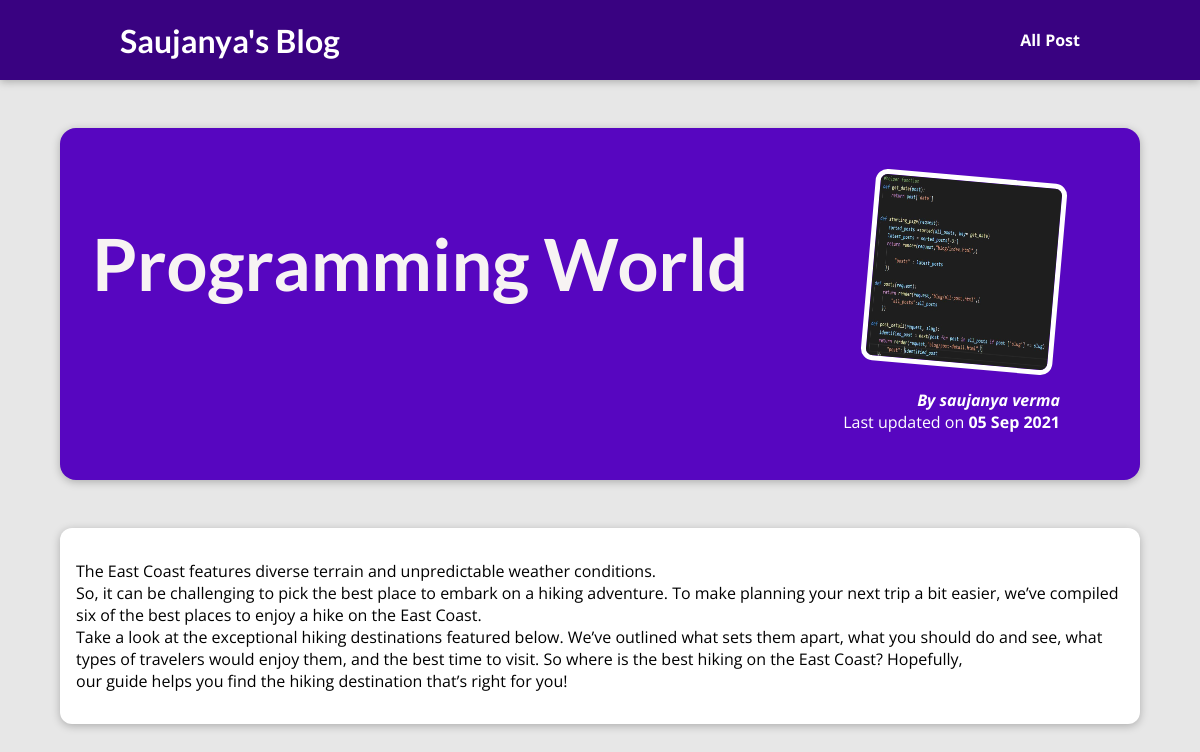
The app's page /post/Dive-in-Programming-World with its own data.
### blog/models.py (models this page shows)
class Post(models.Model):
    title = models.CharField(max_length=150)
    excerpt= models.CharField(max_length=200)
    image_name = models.CharField(max_length=100)
    date = models.DateField(auto_now=True)
    slug = models.SlugField(unique=True, db_index=True)
    content = models.TextField()
    author = models.ForeignKey(Author, on_delete=models.SET_NULL,null=True, related_name="posts") #onetomany relationship with Author
    tags = models.ManyToManyField(Tag)

class Author(models.Model):
    first_name=models.CharField(max_length=100)
    last_name=models.CharField(max_length=100)
    email_address = models.EmailField()
    def full_name(self):
        return f"{self.first_name} {self.last_name}"
    def __str__(self):
        return self.full_name()

### blog/views.py (the view)
# urls.py: path("post/<slug:slug>",views.post_detail,name="post-detail-page") #/post/my-first-post
def post_detail(request, slug):
    identified_post = Post.objects.get(slug=slug)
    return render(request,"blog/post-detail.html",{
        "post": identified_post
    })

### blog/templates/blog/post-detail.html (shortened to what this page needs)
{% extends "base.html"%}
{% load static %}
{% block css_files%}
<link rel="stylesheet" href ="{% static "blog/post-details.css"%}"/>
{% endblock%}
{% block content %}
 <section id ="summary">
 <h2>{{post.title}}</h2>
 <article>
 <img src="{%static "blog/images/"|add:post.image_name%}" alt="{{post.title}}"/>
 <address>By <a href="mail-to : {{post.author.email_address}}">{{post.author}}</a></address>
 <div>
 Last updated on <time>{{post.date|date:"d M Y"}} </time>
 </div>
 </article>
 </section>
 <main>
 {{post.content|linebreaks}}
 </main>
{% endblock%}

### static/app.css (style rules this page uses)
* { box-sizing: border-box; }
html { font-family: 'Open Sans', 'Lato', sans-serif; }
body { margin: 0; }
h1, h2, h3 { font-family: 'Lato', sans-serif; font-weight: bold; }

### blog/static/blog/post-details.css (style rules this page uses)
body { background-color: #e7e7e7; }
#summary { margin: 8rem auto 3rem auto; padding: 2rem; width: 90%; max-width: 90rem; border-radius: 16px; background-color: #5706c0; position: relative; box-shadow: 0 2px 8px rgba(0, 0, 0, 0.25); height: 22rem; }
#summary h2 { color: rgb(247, 243, 243); font-size: 4.5rem; }
#summary article { position: absolute; top: 2rem; right: 3rem; padding: 1rem 2rem; border-radius: 12px; text-align: right; color: white; }
#summary article img { width: 12rem; height: 12rem; border-radius: 12px; transform: rotateZ(5deg); border: 5px solid white; margin-bottom: 1rem; }
#summary address { font-weight: bold; }
#summary a { color: white; text-decoration: none; }
#summary time { font-weight: bold; }
main { width: 90%; max-width: 90rem; margin: 3rem auto; background-color: white; padding: 1rem; border-radius: 12px; box-shadow: 0 2px 8px rgba(0, 0, 0, 0.25); }

### records on screen
Post: title "Programming World", image_name (picture), author "saujanya verma", date "05 Sep 2021", content "The East Coast features diverse terrain and unpredictable weather conditions. So, it can be challenging to pick the best place to embark on a hiking adventure. To make planning your next trip a bit easier, we’ve compiled six of the best places to enjoy a hike on the East Coast. Take a look at the exceptional hiking destinations featured below. We’ve outlined what sets them apart, what you should do and see, what types of travelers would enjoy them, and the best time to visit. So where is the best hiking on the East Coast? Hopefully, our guide helps you find the hiking destination that’s right for you!"
